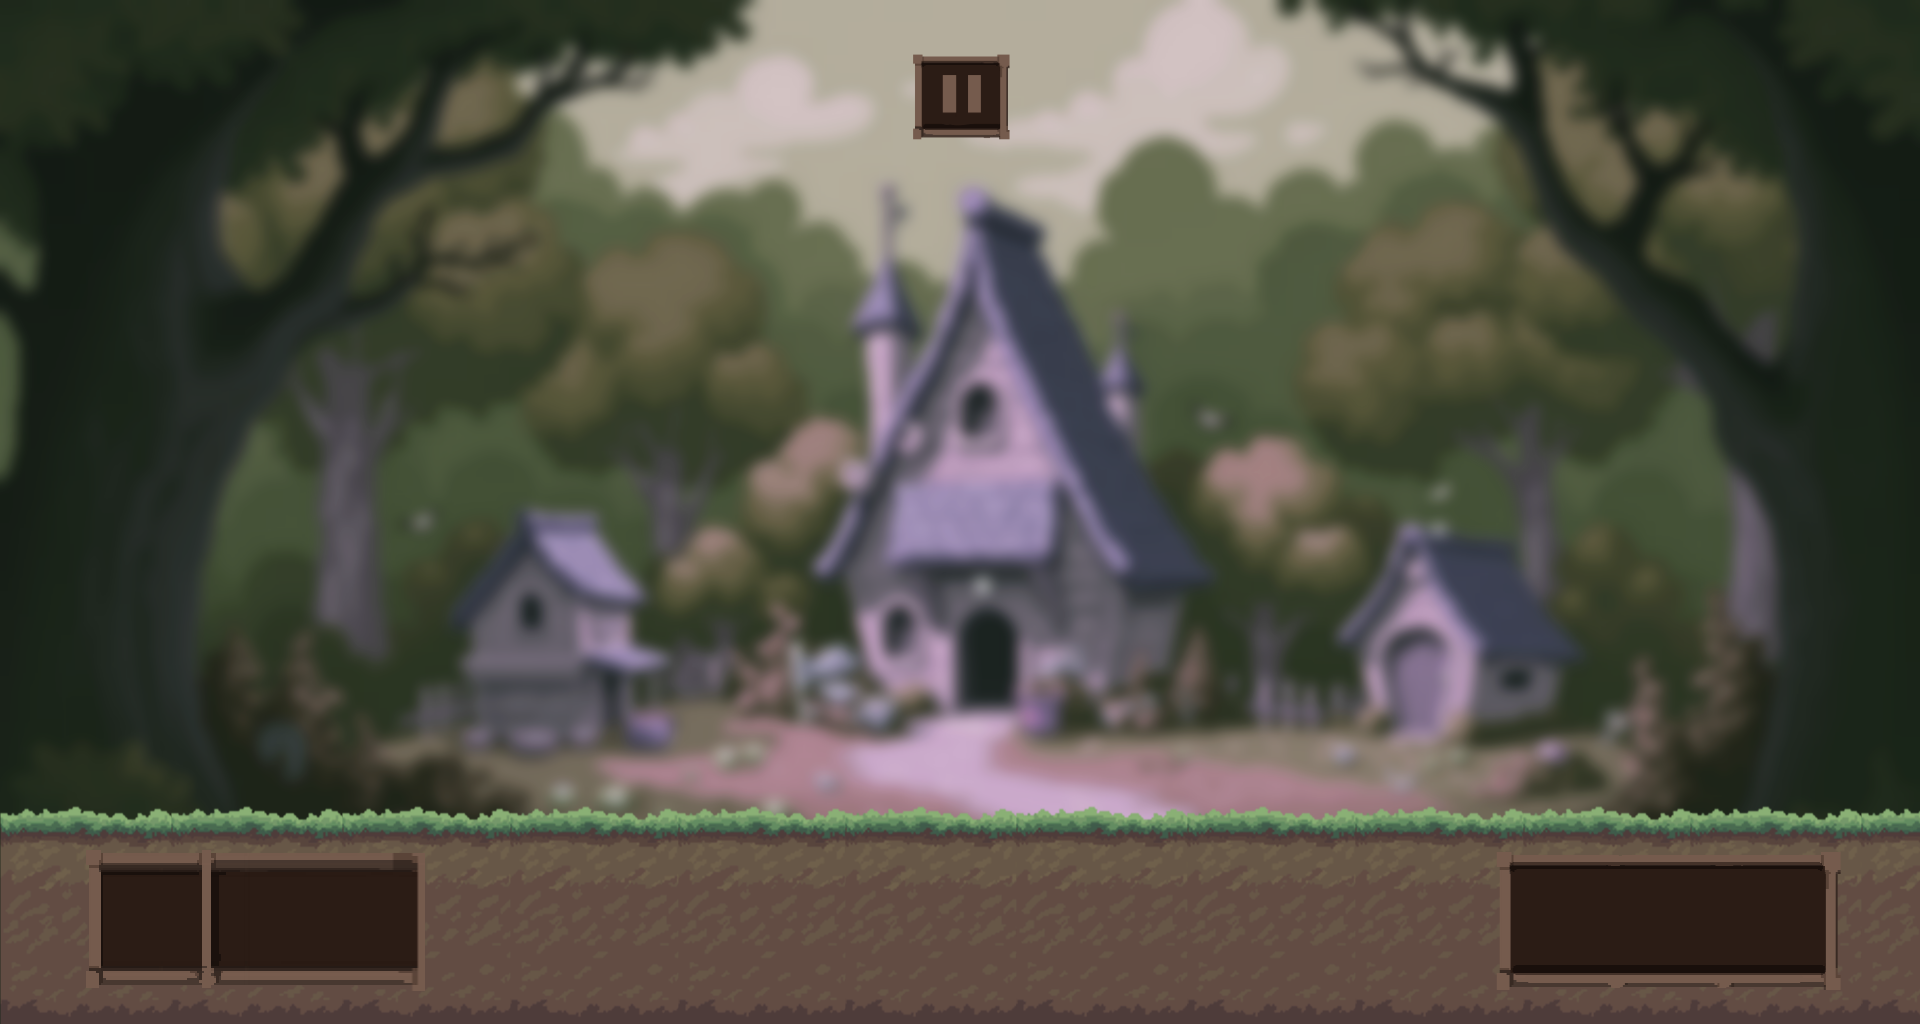

Rendered tile map (Tiled .tmx) drawn with the repository's tilesets; below, a short description and the map source with its tile grids summarised:
An orthogonal 60x32 tile map with 32x32 px tiles, 1 tile layer (Tile Layer 1).

<map version="1.10" tiledversion="1.11.0" orientation="orthogonal" renderorder="right-down" width="60" height="32" tilewidth="32" tileheight="32" infinite="0" nextlayerid="2" nextobjectid="1">
 <tileset firstgid="1" name="bg" tilewidth="32" tileheight="32" tilecount="1920" columns="60">
  <image source="./bg.png" width="1920" height="1024" />
 </tileset>
 <layer id="1" name="Tile Layer 1" width="60" height="32">
  <data>[1920 cells, 1920 non-empty, 1920 distinct tile ids]</data>
 </layer>
</map>